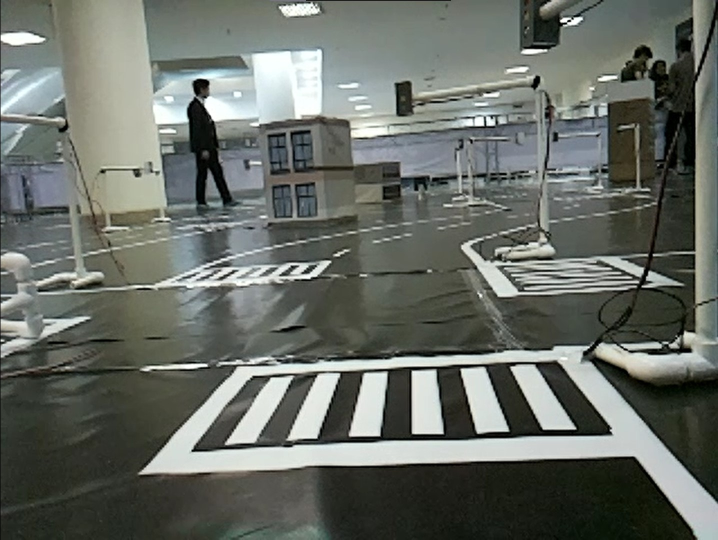
#> input picture data/crosswalk.jpg, 1435 x 1080 px (shown at 1/2 size)
$ python test-crosswalk.py
#> lines starting #> are read from the running program, lines starting #| are printed output that depends on the picture; after the words box and inside, x2 and y2 are one past the last pixel; in counts of white or black regions, pixels touching at a corner belong together
#> further down, img is the input picture: shape (1080, 1435, 3); mean B, G, R 102.1, 108.9, 104.1
### image_processing/CrossWalkDetector.py
import cv2 as cv
import numpy as np


class CrossWalkDetector:
    def __init__(self, rect_area=100000):
        self.rect_area = rect_area
        self.cross_walk_state = False
    # [37 lines left out: function detect_draw, not called in this run]

    def detect(self, img):
        gray = cv.cvtColor(img, cv.COLOR_BGR2GRAY)
        ret, thresh = cv.threshold(gray, 200, 255, 0)
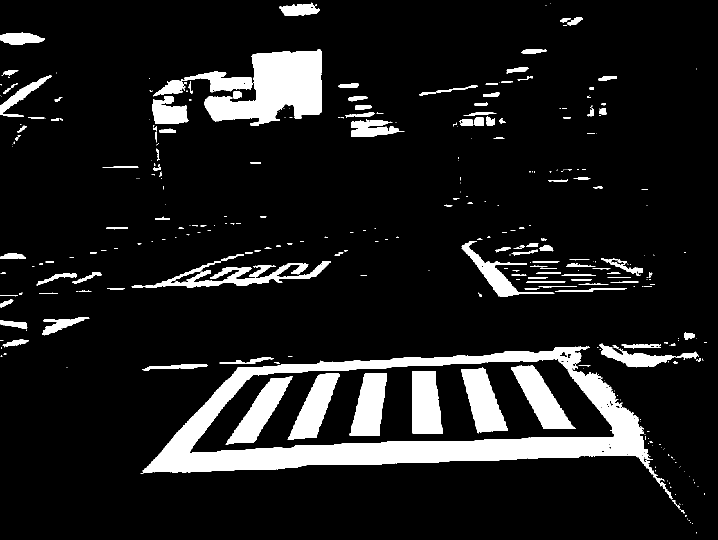
#> thresh: shape (1080, 1435) (shown at 1/2 size); 11.2% white; 375 white regions (235 under 20 px)
        contours, hierarchy = cv.findContours(thresh, 1, 2)
#> contours = 475 contours, 349 with area under 20; largest, box (x1, y1, x2, y2) and area: (285, 693, 1316, 955) 178284, (378, 717, 1230, 908) 112538, (409, 99, 644, 252) 20610, (922, 735, 1016, 867) 6671, (1022, 730, 1151, 858) 6667

        for cnt in contours:
            x1, y1 = cnt[0][0]
            approx = cv.approxPolyDP(cnt, 0.01 * cv.arcLength(cnt, True), True)
            if len(approx) == 4:
                x, y, w, h = cv.boundingRect(cnt)
                if w * h > self.rect_area:
                    self.cross_walk_state = True
                    return True
#> this loop made 147 passes
#> (cnt, x1, y1, approx, x, y, w, h) on pass 49: ([[1351, 924], [1350, 925], [1351, 925], [1352, 924]], 1351, 924, [[1352, 924], [1351, 924], [1350, 925], [1351, 925]], 1350, 924, 3, 2)
#> (x1, y1, approx, x, y, w, h) on passes 18, 20, 21, 31, 32, 36: (1339, 992, [[1339, 992], [1340, 991], [1341, 992], [1340, 993]], 1339, 991, 3, 3), (1408, 987, [[1408, 987], [1409, 988], [1409, 989], [1409, 987]], 1408, 987, 2, 3), (1334, 985, [[1334, 985], [1335, 984], [1336, 985], [1335, 986]], 1334, 984, 3, 3), (1316, 961, [[1316, 961], [1317, 960], [1318, 961], [1317, 962]], 1316, 960, 3, 3), (1318, 960, [[1318, 960], [1319, 959], [1320, 960], [1319, 961]], 1318, 959, 3, 3), (1307, 952, [[1307, 952], [1308, 951], [1309, 952], [1308, 953]], 1307, 951, 3, 3)
        self.cross_walk_state = False
        return False

    # [27 lines left out: function region_selection, not called in this run]

### test-crosswalk.py
import cv2
import numpy as np
import matplotlib.pyplot as plt
from image_processing import CrossWalkDetector

img = cv2.imread("./data/crosswalk.jpg")

cw_detector = CrossWalkDetector.CrossWalkDetector()
cw_detector.detect(img)
print(f"cw => {cw_detector.cross_walk_state}")
#| cw => True

cv2.imshow("test",img)
cv2.waitKey(0)
cv2.destroyAllWindows()

$ run again, with data/tf1.jpg copied over data/crosswalk.jpg
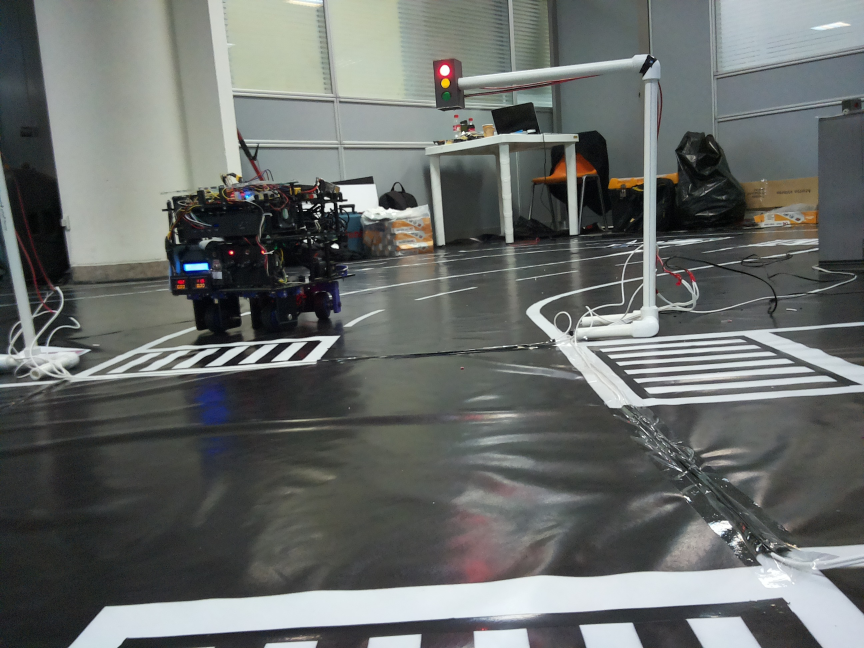
#> input picture data/tf1.jpg, 2592 x 1944 px (shown at 1/3 size)
#> img is the input picture: shape (1944, 2592, 3); mean B, G, R 105.9, 108.1, 104.5
#> in detect, `ret, thresh = cv.threshold(gray, 200, 255, 0)`:
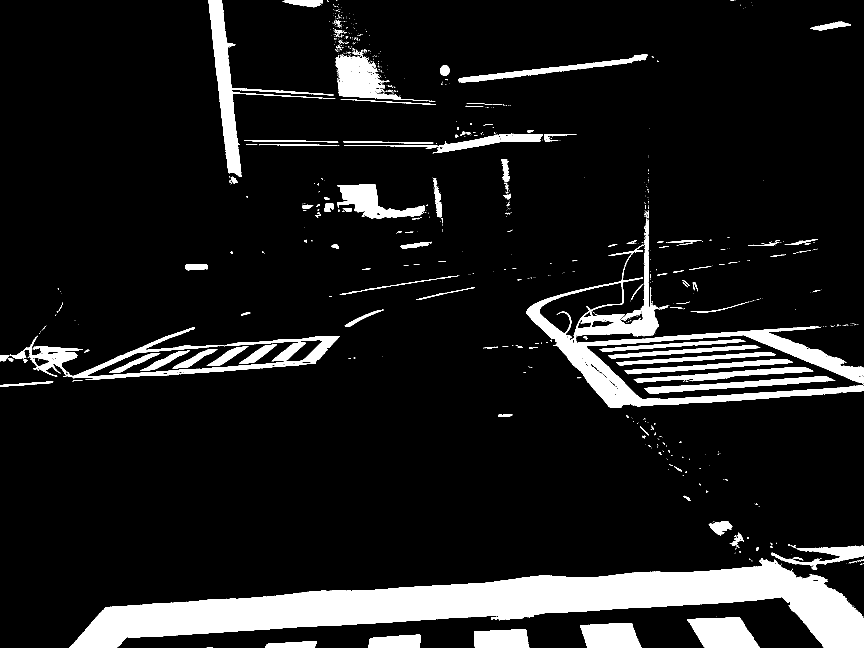
#> thresh: shape (1944, 2592) (shown at 1/3 size); 10.7% white; 907 white regions (745 under 20 px)
#> contours = 1489 contours, 1315 with area under 20; largest, box (x1, y1, x2, y2) and area: (208, 1675, 2592, 1944) 248075, (1580, 659, 2592, 1224) 91878, (626, 0, 1006, 530) 21650, (1617, 847, 1869, 1030) 18622, (191, 982, 1019, 1140) 16686
#> the loop in detect, `for cnt in contours:` made 1489 passes
#> (x1, y1, approx, x, y, w, h) on passes 2 to 6: (2274, 1941, [[2274, 1941], [2275, 1940], [2276, 1941], [2275, 1942]], 2274, 1940, 3, 3), (2470, 1940, [[2470, 1940], [2471, 1939], [2472, 1940], [2471, 1941]], 2470, 1939, 3, 3), (799, 1939, [[799, 1939], [800, 1938], [801, 1939], [800, 1940]], 799, 1938, 3, 3), (2468, 1938, [[2468, 1938], [2469, 1937], [2470, 1938], [2469, 1939]], 2468, 1937, 3, 3), (798, 1938, [[798, 1938], [799, 1937], [800, 1938], [799, 1939]], 798, 1937, 3, 3)

$ run again, with data/tf2.jpg copied over data/crosswalk.jpg
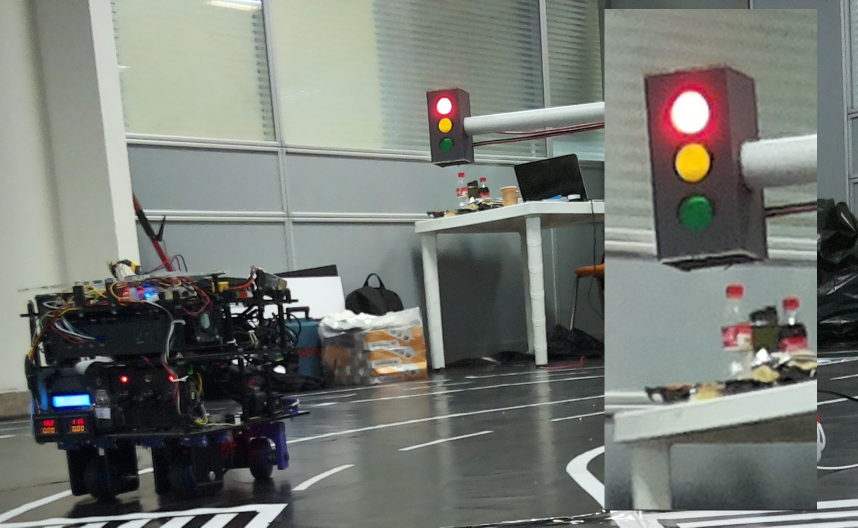
#> input picture data/tf2.jpg, 1716 x 1055 px (shown at 1/2 size)
#> img is the input picture: shape (1055, 1716, 3); mean B, G, R 115.4, 121.4, 117.5
#> in detect, `gray = cv.cvtColor(img, cv.COLOR_BGR2GRAY)`:
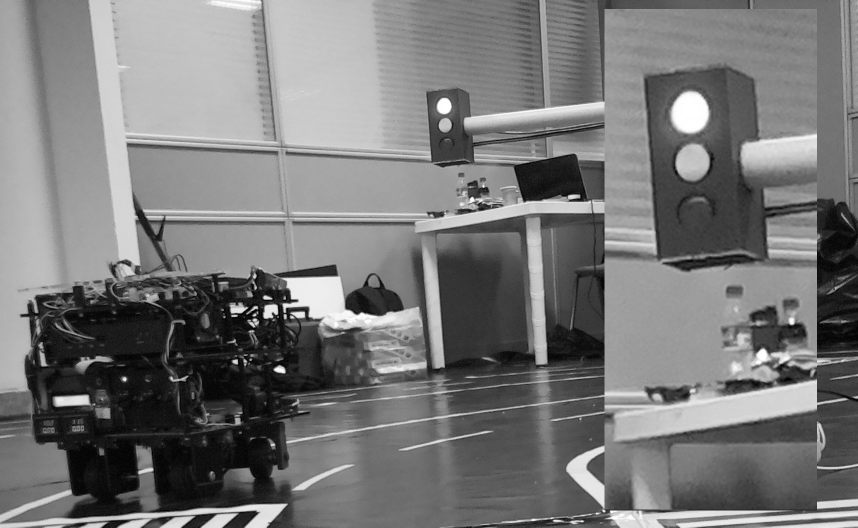
#> gray: shape (1055, 1716) (shown at 1/2 size); min 0, max 255, mean 119.5
#> in detect, `ret, thresh = cv.threshold(gray, 200, 255, 0)`:
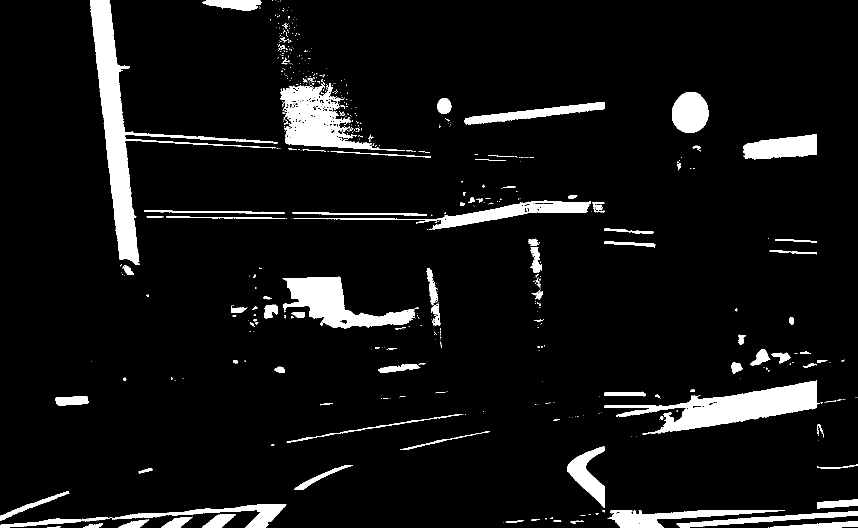
#> thresh: shape (1055, 1716) (shown at 1/2 size); 7.2% white; 528 white regions (421 under 20 px)
#> contours = 832 contours, 712 with area under 20; largest, box (x1, y1, x2, y2) and area: (180, 0, 556, 530) 21540, (1209, 761, 1640, 870) 16753, (561, 164, 810, 302) 12660, (565, 553, 837, 658) 11436, (587, 400, 1182, 460) 6478
#> the loop in detect, `for cnt in contours:` made 832 passes
#> (x1, y1, approx, x, y, w, h) on passes 8, 11, 18, 21, 22: (1275, 1044, [[1275, 1044], [1276, 1043], [1277, 1044], [1276, 1045]], 1275, 1043, 3, 3), (261, 1044, [[261, 1044], [262, 1043], [263, 1044], [262, 1045]], 261, 1043, 3, 3), (178, 1039, [[178, 1039], [179, 1038], [180, 1039], [179, 1040]], 178, 1038, 3, 3), (1090, 1037, [[1090, 1037], [1091, 1038], [1092, 1038], [1093, 1037]], 1090, 1037, 4, 2), (7, 1036, [[7, 1036], [8, 1035], [9, 1036], [8, 1037]], 7, 1035, 3, 3)

$ run again, with data/tf3.jpg copied over data/crosswalk.jpg
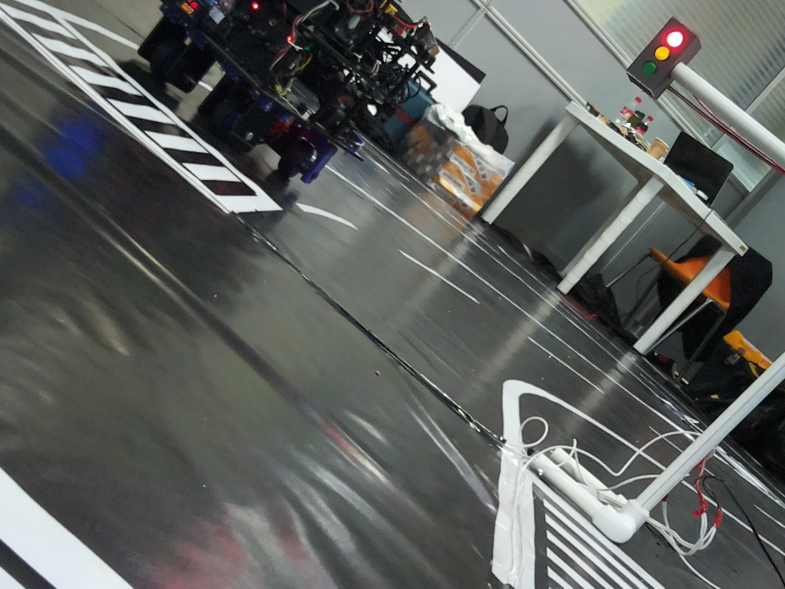
#> input picture data/tf3.jpg, 1570 x 1177 px (shown at 1/2 size)
#> img is the input picture: shape (1177, 1570, 3); mean B, G, R 93.6, 96.3, 93.8
#> in detect, `gray = cv.cvtColor(img, cv.COLOR_BGR2GRAY)`:
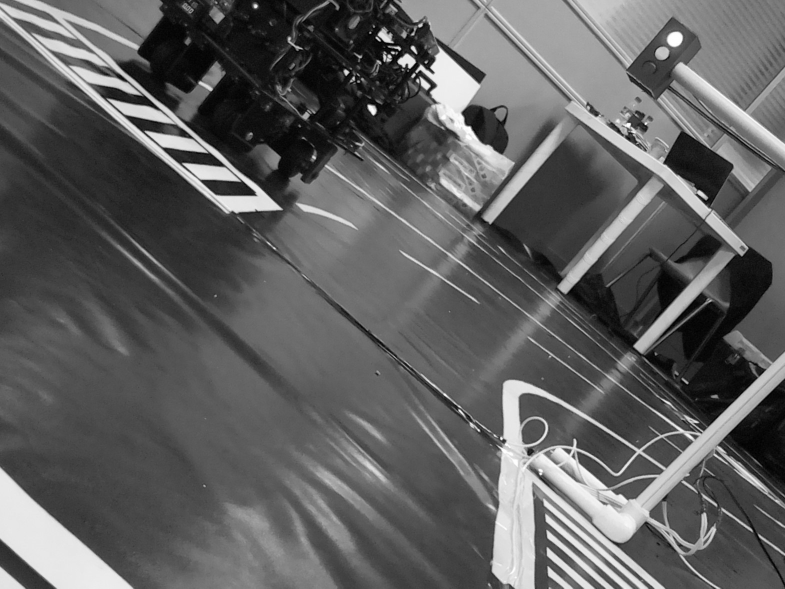
#> gray: shape (1177, 1570) (shown at 1/2 size); min 0, max 255, mean 95.2
#> in detect, `ret, thresh = cv.threshold(gray, 200, 255, 0)`:
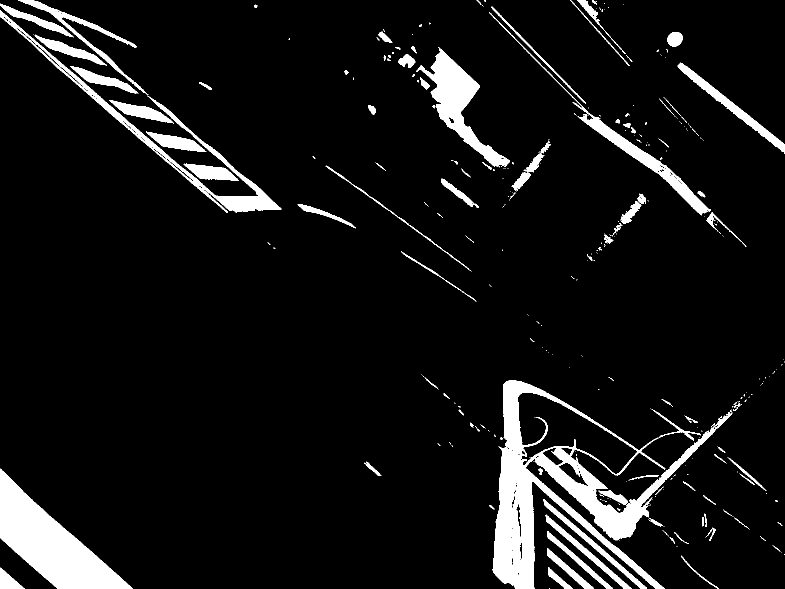
#> thresh: shape (1177, 1570) (shown at 1/2 size); 7.8% white; 357 white regions (258 under 20 px)
#> contours = 586 contours, 478 with area under 20; largest, box (x1, y1, x2, y2) and area: (985, 761, 1465, 1177) 63950, (0, 937, 265, 1177) 25312, (1034, 784, 1276, 949) 18726, (832, 94, 1020, 333) 11402, (0, 20, 563, 426) 11096
#> the loop in detect, `for cnt in contours:` made 586 passes
#> (cnt, x1, y1, approx, x, y, w, h) on pass 52: ([[1405, 1034], [1405, 1052], [1406, 1051], [1406, 1034]], 1405, 1034, [[1406, 1034], [1405, 1034], [1405, 1052], [1406, 1051]], 1405, 1034, 2, 19)
